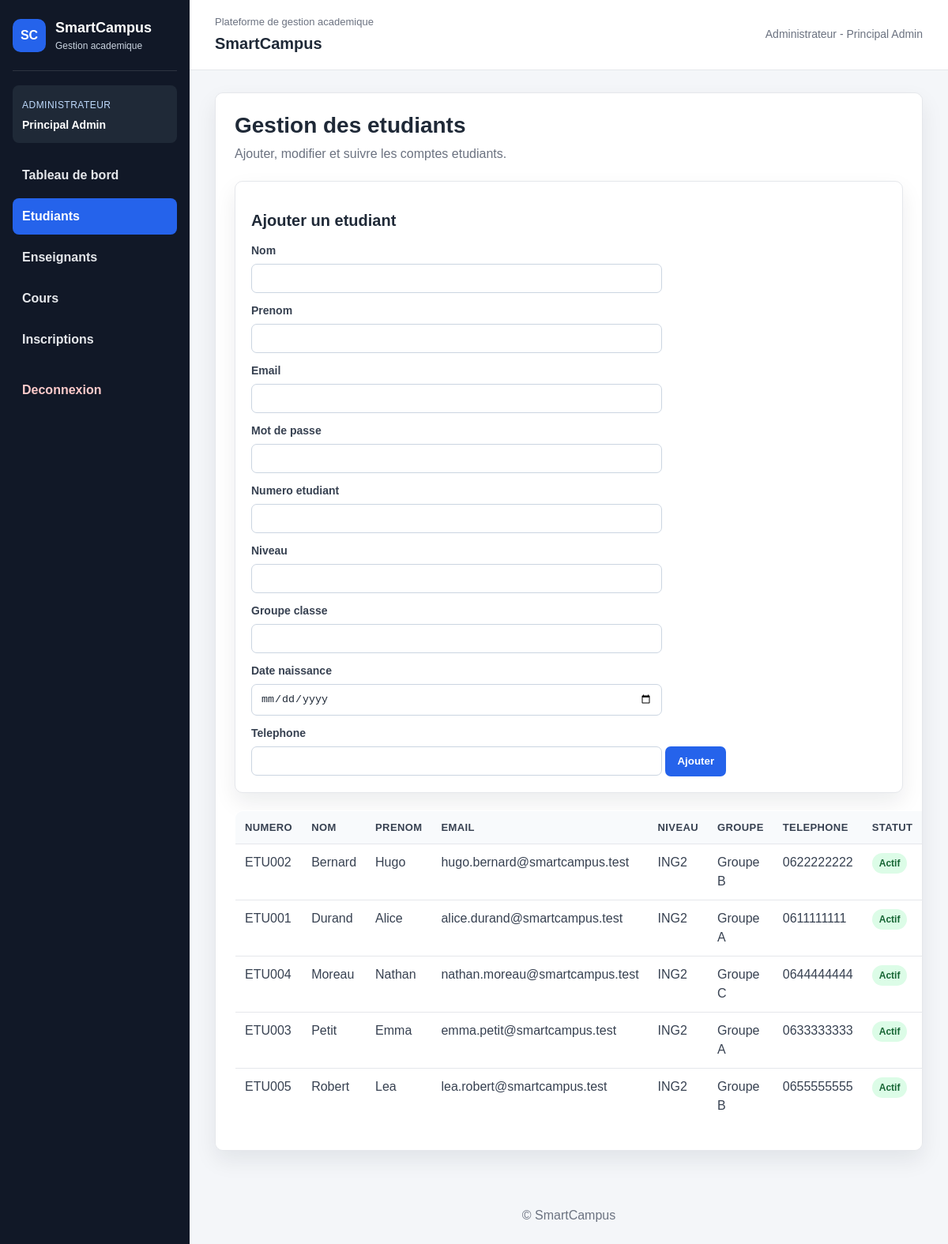
Screenshot of /admin/etudiants.php (signed in) with the database file from the repository.
### tables this page shows
CREATE TABLE etudiant (
    id_etudiant INT AUTO_INCREMENT PRIMARY KEY,
    numero_etudiant VARCHAR(50) NOT NULL,
    niveau VARCHAR(50) NOT NULL,
    groupe_classe VARCHAR(50) NOT NULL,
    date_naissance DATE,
    telephone VARCHAR(30),
    id_user INT NOT NULL,
    UNIQUE (numero_etudiant),
    CONSTRAINT fk_etudiant_utilisateur
        FOREIGN KEY (id_user) REFERENCES utilisateur(id_user)
);

CREATE TABLE utilisateur (
    id_user INT AUTO_INCREMENT PRIMARY KEY,
    nom VARCHAR(100) NOT NULL,
    prenom VARCHAR(100) NOT NULL,
    email VARCHAR(150) NOT NULL,
    mot_de_passe VARCHAR(255) NOT NULL,
    role ENUM('administrateur','enseignant','etudiant') NOT NULL,
    date_creation TIMESTAMP DEFAULT CURRENT_TIMESTAMP,
    actif TINYINT(1) DEFAULT 1,
    UNIQUE (email)
);

### admin/etudiants.php (the view, shortened to what this page needs)
<?php
require_once __DIR__ . '/../config/db.php';
$resultat = mysqli_query(
    $conn,
    "SELECT e.id_etudiant, e.numero_etudiant, e.niveau, e.groupe_classe, e.date_naissance, e.telephone,
            u.nom, u.prenom, u.email, u.actif
     FROM etudiant e
     INNER JOIN utilisateur u ON e.id_user = u.id_user
     ORDER BY u.nom, u.prenom"
);
include __DIR__ . '/../includes/header.php';
?>
<section class="container">
    <h1>Gestion des etudiants</h1>
    <p class="page-subtitle">Ajouter, modifier et suivre les comptes etudiants.</p>
    <section class="form-card">
        <h2>Ajouter un etudiant</h2>
        <form method="post" action="etudiants.php">
            <label>Nom</label><input type="text" name="nom" required>
            <label>Prenom</label><input type="text" name="prenom" required>
            <label>Email</label><input type="email" name="email" required>
            <label>Mot de passe</label><input type="password" name="mot_de_passe" required>
            <label>Numero etudiant</label><input type="text" name="numero_etudiant" required>
            <label>Niveau</label><input type="text" name="niveau" required>
            <label>Groupe classe</label><input type="text" name="groupe_classe" required>
            <label>Date naissance</label><input type="date" name="date_naissance">
            <label>Telephone</label><input type="text" name="telephone">
            <button type="submit" name="ajouter_etudiant">Ajouter</button>
        </form>
    </section>
    <table>
        <thead><tr><th>Numero</th><th>Nom</th><th>Prenom</th><th>Email</th><th>Niveau</th><th>Groupe</th><th>Telephone</th><th>Statut</th><th>Actions</th></tr></thead>
        <tbody>
            <?php if ($resultat && mysqli_num_rows($resultat) > 0): ?>
                <?php while ($etudiant = mysqli_fetch_assoc($resultat)): ?>
                    <tr>
                        <td><?php echo htmlspecialchars($etudiant['numero_etudiant']); ?></td>
                        <td><?php echo htmlspecialchars($etudiant['nom']); ?></td>
                        <td><?php echo htmlspecialchars($etudiant['prenom']); ?></td>
                        <td><?php echo htmlspecialchars($etudiant['email']); ?></td>
                        <td><?php echo htmlspecialchars($etudiant['niveau']); ?></td>
                        <td><?php echo htmlspecialchars($etudiant['groupe_classe']); ?></td>
                        <td><?php echo htmlspecialchars($etudiant['telephone']); ?></td>
                        <td>
                            <span class="badge <?php echo $etudiant['actif'] ? 'badge-success' : 'badge-muted'; ?>">
                                <?php echo $etudiant['actif'] ? 'Actif' : 'Desactive'; ?>
                            </span>
                        </td>
                    </tr>
                <?php endwhile; ?>
            <?php else: ?>
                <tr><td colspan="9">Aucun etudiant trouve.</td></tr>
            <?php endif; ?>
        </tbody>
    </table>
</section>
<?php include __DIR__ . '/../includes/footer.php'; ?>

### assets/css/style.css (style rules this page uses)
* { box-sizing: border-box; }
:root { --bg: #f4f6f9; --panel: #ffffff; --sidebar: #111827; --sidebar-soft: #1f2937; --text: #1f2937; --muted: #6b7280; --border: #e5e7eb; --primary: #2563eb; --primary-dark: #1d4ed8; --success: #16a34a; --warning: #f59e0b; --danger: #dc2626; --shadow: 0 12px 28px rgba(15, 23, 42, 0.08); }
body { margin: 0; font-family: Arial, Helvetica, sans-serif; background: var(--bg); color: var(--text); line-height: 1.5; }
.container, .section-card, .form-card { background: var(--panel); border: 1px solid var(--border); border-radius: 10px; box-shadow: var(--shadow); }
.container { padding: 24px; overflow-x: auto; }
h1, h2, h3 { color: var(--text); line-height: 1.2; }
h1 { margin: 0 0 8px; font-size: 28px; }
h2 { font-size: 20px; }
.page-subtitle { margin: 0 0 22px; color: var(--muted); }
.form-card { padding: 20px; margin-bottom: 22px; }
label { display: block; margin: 12px 0 6px; color: #374151; font-weight: bold; font-size: 14px; }
input, select, textarea { width: 100%; max-width: 520px; padding: 10px 11px; border: 1px solid #cbd5e1; border-radius: 7px; background: #ffffff; color: var(--text); }
button, .button, .btn { display: inline-flex; align-items: center; justify-content: center; min-height: 38px; padding: 9px 14px; border: 1px solid transparent; border-radius: 7px; background: var(--primary); color: #ffffff; text-decoration: none; font-weight: bold; cursor: pointer; }
.table-responsive, .container { overflow-x: auto; }
table { width: 100%; min-width: 760px; border-collapse: collapse; margin: 18px 0 8px; background: #ffffff; border: 1px solid var(--border); border-radius: 10px; overflow: hidden; }
th, td { padding: 11px 12px; border-bottom: 1px solid var(--border); text-align: left; vertical-align: top; }
th { background: #f8fafc; color: #374151; font-size: 13px; text-transform: uppercase; letter-spacing: 0.03em; }
td { color: #374151; }
tr:last-child td { border-bottom: 0; }
.badge { display: inline-flex; align-items: center; justify-content: center; padding: 4px 9px; border-radius: 999px; font-size: 12px; font-weight: bold; white-space: nowrap; }
.badge-success { color: #166534; background: #dcfce7; }

### rows the page displays
etudiant: numero_etudiant "ETU002", id_user.nom "Bernard", id_user.prenom "Hugo", id_user.email "hugo.bernard@smartcampus.test", niveau "ING2", groupe_classe "Groupe B", telephone "0622222222"
etudiant: numero_etudiant "ETU001", id_user.nom "Durand", id_user.prenom "Alice", id_user.email "alice.durand@smartcampus.test", niveau "ING2", groupe_classe "Groupe A", telephone "0611111111"
etudiant: numero_etudiant "ETU004", id_user.nom "Moreau", id_user.prenom "Nathan", id_user.email "nathan.moreau@smartcampus.test", niveau "ING2", groupe_classe "Groupe C", telephone "0644444444"
etudiant: numero_etudiant "ETU003", id_user.nom "Petit", id_user.prenom "Emma", id_user.email "emma.petit@smartcampus.test", niveau "ING2", groupe_classe "Groupe A", telephone "0633333333"
etudiant: numero_etudiant "ETU005", id_user.nom "Robert", id_user.prenom "Lea", id_user.email "lea.robert@smartcampus.test", niveau "ING2", groupe_classe "Groupe B", telephone "0655555555"

### other values shown
$libelle_role "ADMINISTRATEUR"
$nom_complet "Principal Admin"
$libelle_role "Administrateur"
